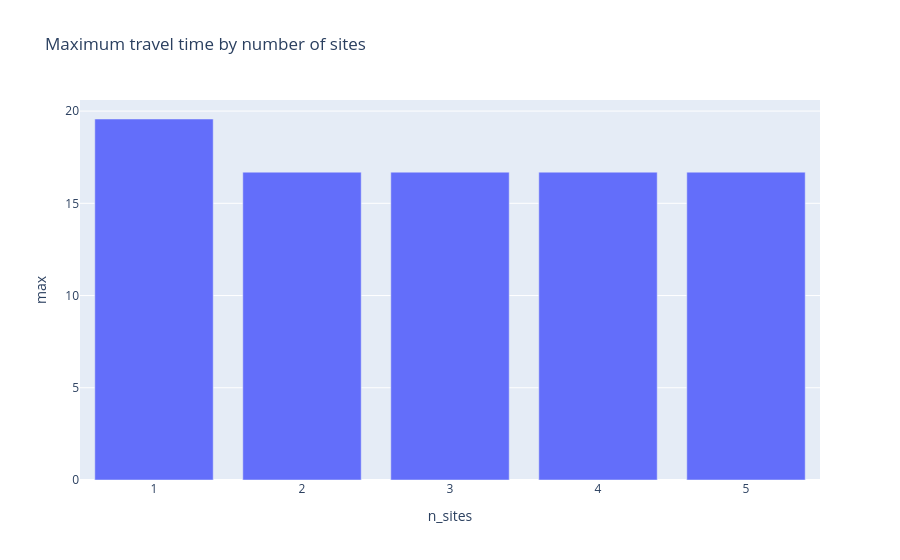

Notebook code for this chart:
### Code cell
px.bar(all_sols, x="n_sites", y="max", title="Maximum travel time by number of sites")

### Figure 1 — Plotly figure (JSON) as saved in the notebook; plotly's stock layout.template omitted (floating-point values rounded to 4 significant figures)
{"data": [{"hovertemplate": "n_sites=%{x}<br>max=%{y}<extra></extra>", "legendgroup": "", "marker": {"color": "#636efa", "pattern": {"shape": ""}}, "name": "", "orientation": "v", "showlegend": false, "textposition": "auto", "type": "bar", "x": [1, 2, 3, 4, 5], "xaxis": "x", "y": [19.57, 16.69, 16.69, 16.69, 16.69], "yaxis": "y"}], "layout": {"barmode": "relative", "legend": {"tracegroupgap": 0}, "title": {"text": "Maximum travel time by number of sites"}, "xaxis": {"anchor": "y", "domain": [0, 1], "title": {"text": "n_sites"}}, "yaxis": {"anchor": "x", "domain": [0, 1], "title": {"text": "max"}}}}
